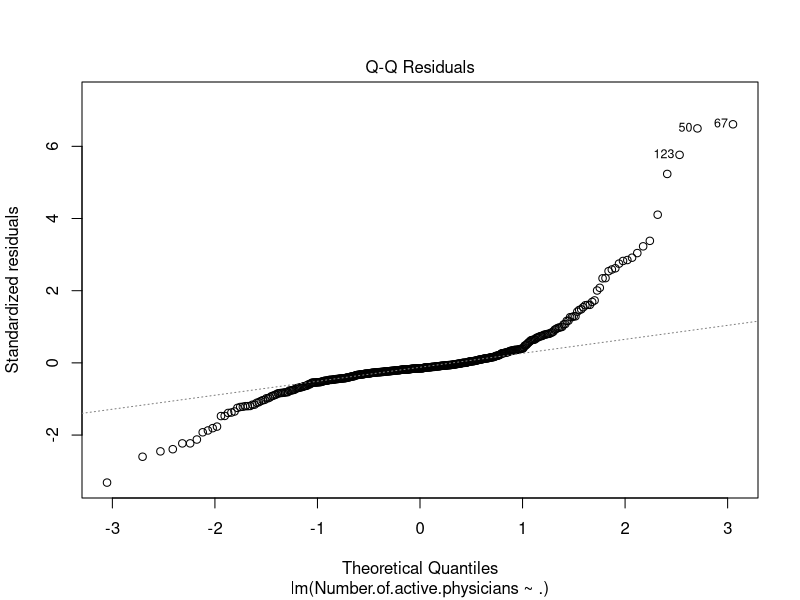
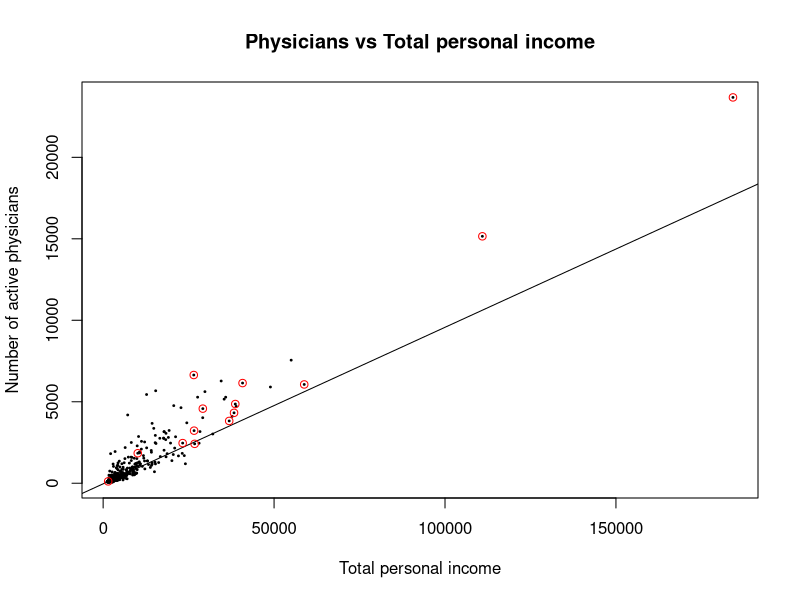
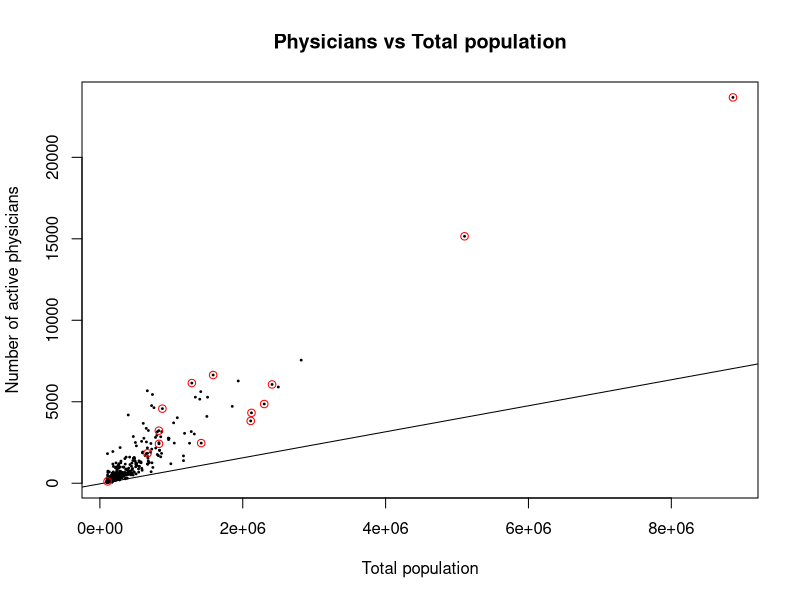
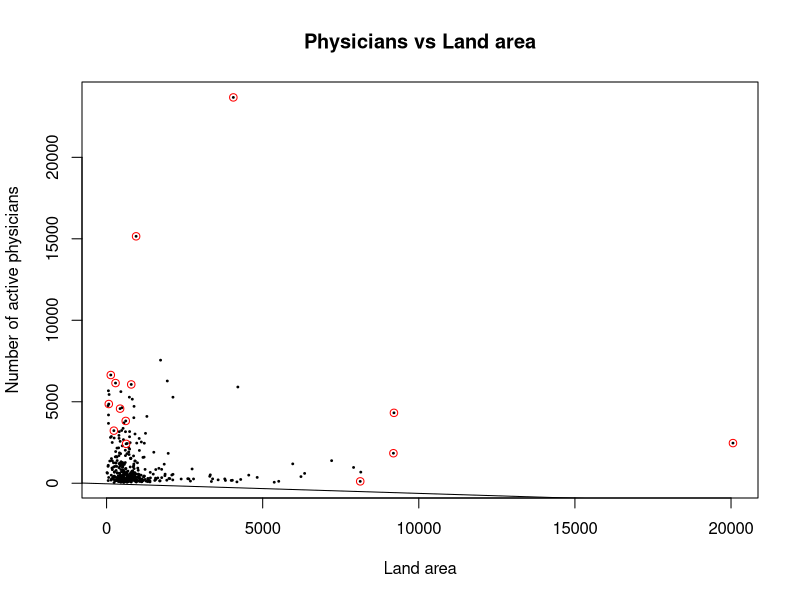
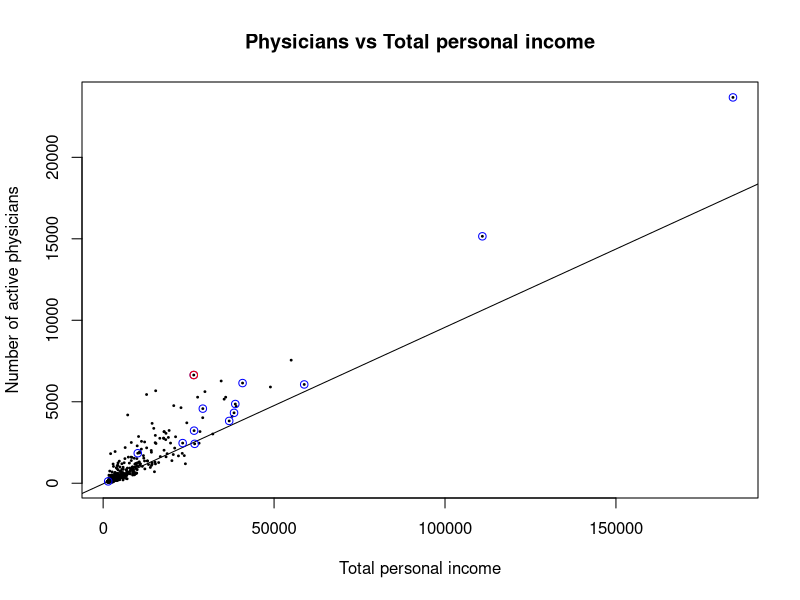
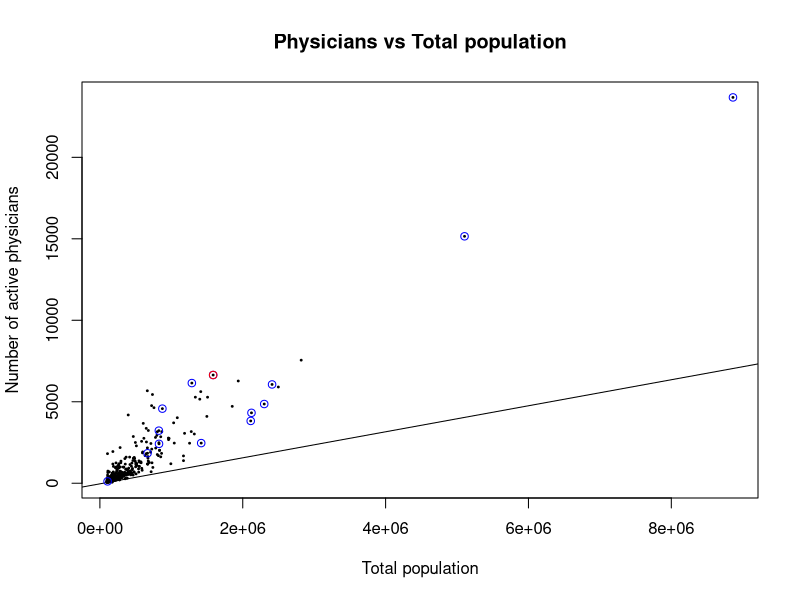
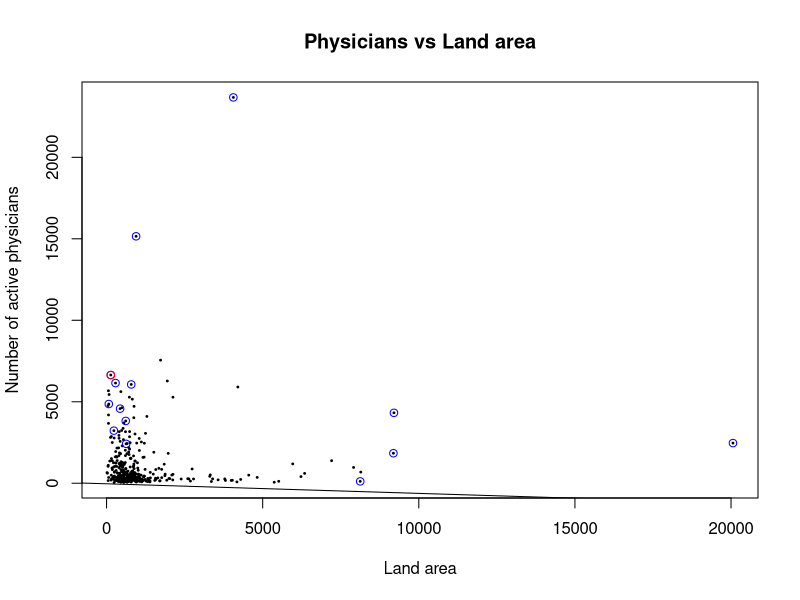
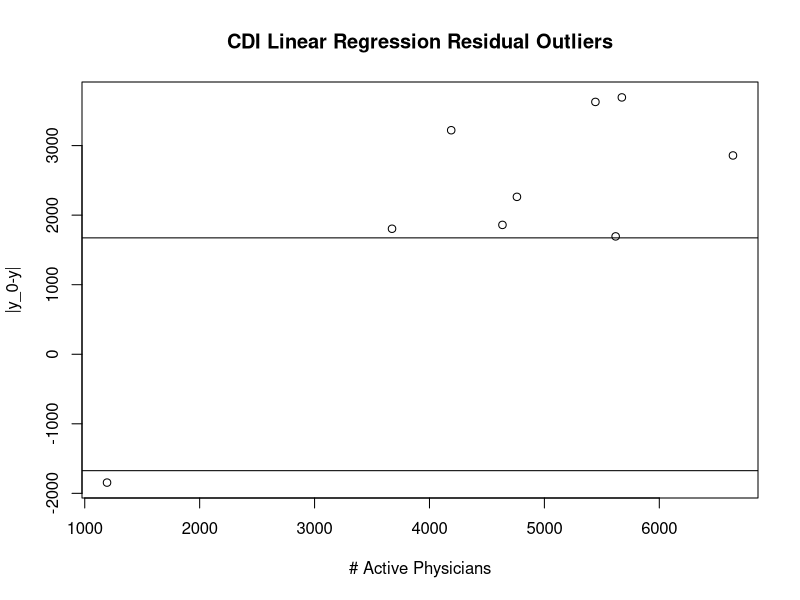

The R script that drew these images, in order:
## ---- chunk 1
knitr::opts_chunk$set(echo = TRUE)
suppressPackageStartupMessages(library(lmtest))
library(MASS)
library(car)
set.seed(1023)
## ---- chunk 2
cdi_data = read.csv("CDI Data.csv")[,c(
  "Number.of.active.physicians",
  "Total.population",
  "Total.personal.income",
  "Land.area",
  "Geographic.region"
  )]
tail(cdi_data)
## ---- chunk 3
cdi_data$Geographic.region = factor(
  cdi_data$Geographic.region,
  c(2,3,4,1),
  c(".NC", ".S", ".W", ".NE"),
  )
## ---- chunk 4
summary(lm(Number.of.active.physicians ~ . -Geographic.region, cdi_data))
## ---- chunk 5
cdi_lm = lm(Number.of.active.physicians ~ ., cdi_data)
summary(cdi_lm)
## ---- chunk 6
alpha = 0.1
df = nrow(cdi_data)-7
t_critical = qt(1-alpha, df)
p_critical = pt(t_critical, df)
## ---- chunk 7
leveneTest(cdi_lm$residuals, cdi_lm$model$Geographic.region, center=median)
## ---- chunk 8
plot(cdi_lm, which=2)
## ---- chunk 9
shapiro.test(cdi_lm$residuals)
## ---- chunk 10
N = nrow(cdi_data)
cdi_df = attributes(logLik(cdi_lm))$df
cdi_mean_ls = cdi_df/N
cdi_hvs = hatvalues(cdi_lm)
cdi_hl_indices = which(cdi_hvs > 3*cdi_mean_ls)
## ---- chunk 11
for (factor in c("Total.personal.income", "Total.population", "Land.area")) {
  factor_hum = chartr(".", " ", factor)
  plot(
    cdi_data[,factor], 
    cdi_data$Number.of.active.physicians, 
    main=paste("Physicians", factor_hum, sep=" vs "),
    xlab=factor_hum,
    ylab="Number of active physicians",
    pch = 19, 
    cex=0.25
  )
  abline(cdi_lm$coefficients["(Intercept)"], cdi_lm$coefficients[factor])
  points(
    cdi_data[cdi_hl_indices, factor], 
    cdi_data[cdi_hl_indices, "Number.of.active.physicians"], 
    col="red"
  )
}
## ---- chunk 12
cdi_dffits = dffits(cdi_lm)
cdi_dffits_crit = sqrt((df-1)/N)
cdi_dffits_hi = which(cdi_dffits > cdi_dffits_crit)
print(cdi_data[cdi_dffits_hi,])
## ---- chunk 13
for (factor in c("Total.personal.income", "Total.population", "Land.area")) {
  factor_hum = chartr(".", " ", factor)
  plot(
    cdi_data[,factor], 
    cdi_data$Number.of.active.physicians, 
    main=paste("Physicians", factor_hum, sep=" vs "),
    xlab=factor_hum,
    ylab="Number of active physicians",
    pch = 19, 
    cex=0.25
  )
  abline(cdi_lm$coefficients["(Intercept)"], cdi_lm$coefficients[factor])
  points(
    cdi_data[cdi_hl_indices, factor], 
    cdi_data[cdi_hl_indices, "Number.of.active.physicians"], 
    col="blue"
  )
  points(
    cdi_data[cdi_dffits_hi, factor], 
    cdi_data[cdi_dffits_hi, "Number.of.active.physicians"], 
    col="red"
  )
}
## ---- chunk 14
cdi_lm_residual_mean = mean(cdi_lm$residuals)
cdi_outlier_crit = 3*sd(cdi_lm$residuals)
cdi_outlier_hi = cdi_lm_residual_mean + cdi_outlier_crit
cdi_outlier_lo = cdi_lm_residual_mean - cdi_outlier_crit
cdi_outlier_idxs = which(cdi_lm$residuals > cdi_outlier_hi | cdi_lm$residuals < cdi_outlier_lo)

cdi_outliers = cdi_data[cdi_outlier_idxs,]
cdi_outlier_residuals = cdi_lm$residuals[cdi_outlier_idxs]
plot(
  cdi_outliers$Number.of.active.physicians,
  cdi_outlier_residuals,
  main = "CDI Linear Regression Residual Outliers",
  xlab = "# Active Physicians",
  ylab = "|y_0-y|",
)
abline(cdi_outlier_hi, 0)
abline(cdi_outlier_lo, 0)
